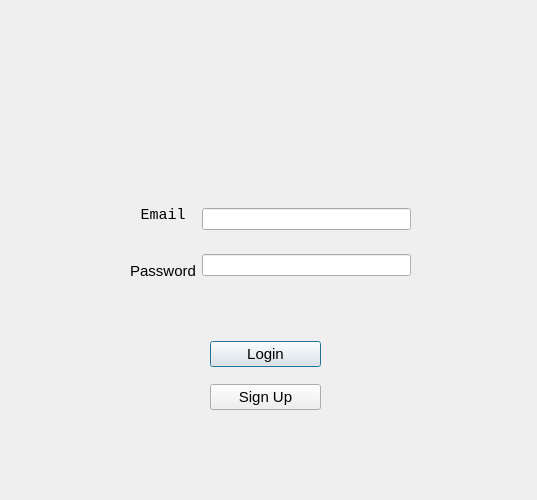
<?xml version="1.0" encoding="UTF-8"?>
<ui version="4.0">
 <class>login_window</class>
 <widget class="QDialog" name="login_window">
  <property name="geometry">
   <rect>
    <x>0</x>
    <y>0</y>
    <width>537</width>
    <height>500</height>
   </rect>
  </property>
  <property name="windowTitle">
   <string>Login</string>
  </property>
  <widget class="QWidget" name="horizontalLayoutWidget">
   <property name="geometry">
    <rect>
     <x>130</x>
     <y>190</y>
     <width>281</width>
     <height>106</height>
    </rect>
   </property>
   <layout class="QHBoxLayout" name="horizontalLayout">
    <item>
     <layout class="QVBoxLayout" name="verticalLayout_2">
      <item>
       <widget class="QLabel" name="emailLabel">
        <property name="font">
         <font>
          <family>Monospace</family>
          <pointsize>11</pointsize>
          <weight>50</weight>
          <bold>false</bold>
         </font>
        </property>
        <property name="text">
         <string>&lt;html&gt;&lt;head/&gt;&lt;body&gt;&lt;p align=&quot;center&quot;&gt;Email&lt;/p&gt;&lt;/body&gt;&lt;/html&gt;</string>
        </property>
       </widget>
      </item>
      <item>
       <widget class="QLabel" name="passwdLabel">
        <property name="font">
         <font>
          <pointsize>11</pointsize>
         </font>
        </property>
        <property name="text">
         <string>&lt;html&gt;&lt;head/&gt;&lt;body&gt;&lt;p align=&quot;center&quot;&gt;Password&lt;/p&gt;&lt;/body&gt;&lt;/html&gt;</string>
        </property>
       </widget>
      </item>
     </layout>
    </item>
    <item>
     <layout class="QVBoxLayout" name="verticalLayout">
      <item>
       <widget class="QLineEdit" name="emailLineEdit"/>
      </item>
      <item>
       <widget class="QLineEdit" name="passwordLineEdit"/>
      </item>
     </layout>
    </item>
   </layout>
  </widget>
  <widget class="QLabel" name="errorLabel">
   <property name="geometry">
    <rect>
     <x>150</x>
     <y>300</y>
     <width>241</width>
     <height>21</height>
    </rect>
   </property>
   <property name="text">
    <string>&lt;html&gt;&lt;head/&gt;&lt;body&gt;&lt;p align=&quot;center&quot;&gt;&lt;br/&gt;&lt;/p&gt;&lt;/body&gt;&lt;/html&gt;</string>
   </property>
  </widget>
  <widget class="QWidget" name="verticalLayoutWidget_3">
   <property name="geometry">
    <rect>
     <x>210</x>
     <y>330</y>
     <width>111</width>
     <height>91</height>
    </rect>
   </property>
   <layout class="QVBoxLayout" name="verticalLayout_3">
    <item>
     <widget class="QPushButton" name="loginButton">
      <property name="font">
       <font>
        <pointsize>11</pointsize>
       </font>
      </property>
      <property name="text">
       <string>Login</string>
      </property>
     </widget>
    </item>
    <item>
     <widget class="QPushButton" name="goToRegisterButton">
      <property name="font">
       <font>
        <pointsize>11</pointsize>
       </font>
      </property>
      <property name="text">
       <string>Sign Up</string>
      </property>
     </widget>
    </item>
   </layout>
  </widget>
 </widget>
 <resources/>
 <connections/>
</ui>
